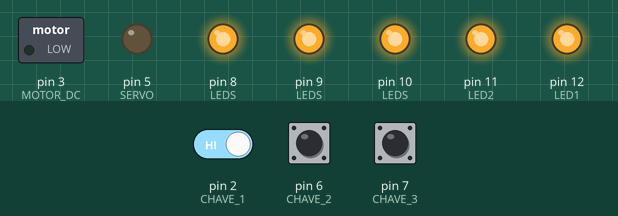
Simulated run of this sketch. Board: Arduino Uno, built with avr-gcc and run on an emulated ATmega328P. Parts: switched loads named in the sketch (green lamp = pin HIGH), output pins drawn as LEDs (lit = HIGH). Inputs (shaded band) come from the test bench; at power-on: pin 2 (CHAVE_1) HIGH, pin 6 (CHAVE_2) HIGH, pin 7 (CHAVE_3) HIGH.

Above: at 1.2 s.
1.3 s: pin 2 (CHAVE_1) driven LOW
At 2.5 s:
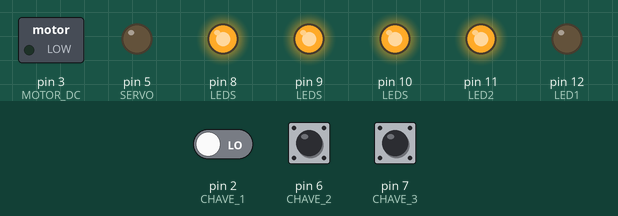
2.8 s: pin 6 (CHAVE_2) pulled LOW for 0.15 s
At 2.9 s:
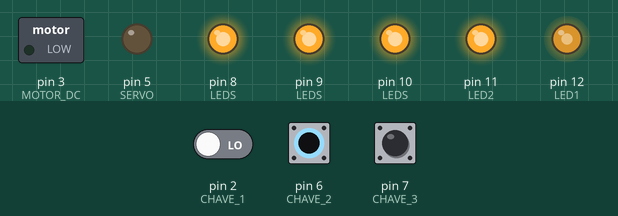
4.5 s: pin 7 (CHAVE_3) pulled LOW for 0.15 s
At 4.57 s:
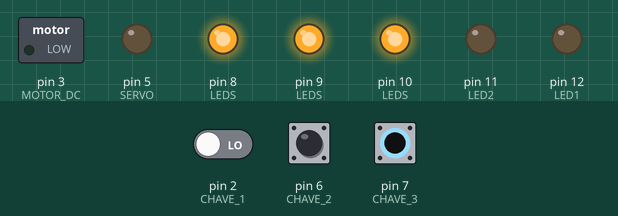
6.1 s: pin 6 (CHAVE_2) pulled LOW for 1 s
At 8.3 s:
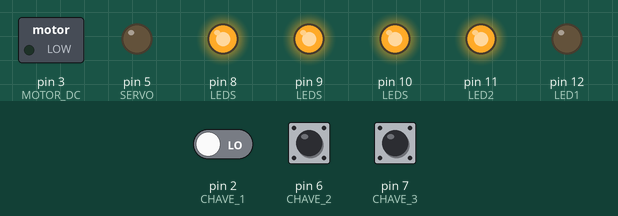
8.6 s: pin 6 (CHAVE_2) pulled LOW for 3.2 s
At 9.5 s:
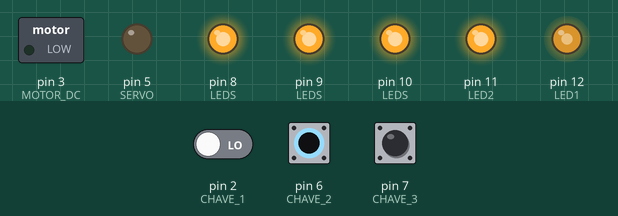
13.3 s: pin 7 (CHAVE_3) pulled LOW for 3.2 s
At 14.0 s:
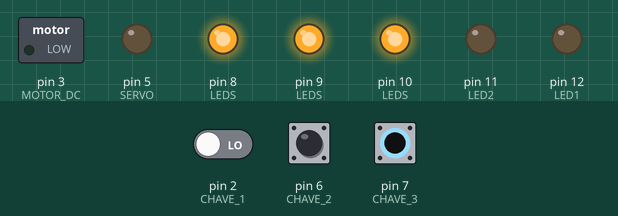
Timing chart, 0 to 18.0 s (numbered marks = the images above; inputs shaded):
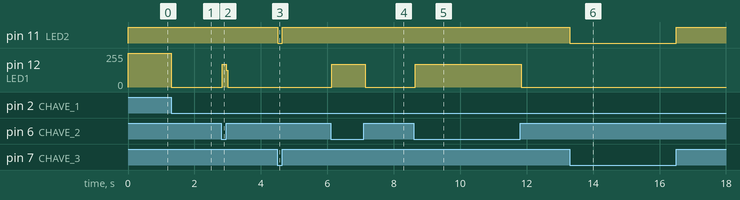

The sketch:

programa05.ino
```cpp
/*
  Programa criado para testar nosso hardware - 2020 - 2
*/

//Constantes do programa - mapa de I/O's
const byte SERVO = 5;
const byte MOTOR_DC = 3;
const byte POTENCIOMETRO = 0;
const byte LDR = 1;
const byte CHAVE_1 = 2;
const byte CHAVE_2 = 6;
const byte CHAVE_3 = 7;
const byte CHAVES[] = {CHAVE_1, CHAVE_2, CHAVE_3};
const byte LED1 = 12;
const byte LED2 = 11;
const byte LED3 = 10;
const byte LED4 = 9;
const byte LED5 = 8;
const byte LEDS[] = {LED1, LED2, LED3, LED4, LED5};
const byte LED_LIGADO = 0;
const byte LED_DESLIGADO = 1;
const byte CHAVE_ACIONADA = 0;
const byte CHAVE_DESACIONADA = 1;

//Função para inicializar o hardware
void inicializar_hardware(){
  pinMode(SERVO, OUTPUT);
  pinMode(MOTOR_DC, OUTPUT);
  for(int i = 0; i < 5; i++){
    pinMode(LEDS[i], OUTPUT);
    digitalWrite(LEDS[i], LED_DESLIGADO);
  }
  for(int i = 0; i < 3; i++)
    pinMode(CHAVES[i], INPUT_PULLUP);
  //Apenas porque estamos utilizando um pullup externo
  pinMode(CHAVE_1, INPUT);
}

void setup() {
  inicializar_hardware();
}

void loop() {
  //CHAVE_1 - Liga LED1
  if(digitalRead(CHAVE_1) == CHAVE_ACIONADA)
    digitalWrite(LED1, LED_LIGADO);
  //CHAVE_2 - Desliga o LED1
  if(digitalRead(CHAVE_2) == CHAVE_ACIONADA)
    digitalWrite(LED1, LED_DESLIGADO);
  //CHAVE_3 - Liga e Desliga o LED2
  if(digitalRead(CHAVE_3) == CHAVE_ACIONADA)
    digitalWrite(LED2, LED_LIGADO);
  else
    digitalWrite(LED2, LED_DESLIGADO);
}
```

Measured:
- after the input at 1.3 s, pin 12 (LED1): 255/255 → 0/255 at once
- after the input at 2.8 s, pin 12 (LED1): 0/255 → 170/255 at once, → 0/255 0.12 s later
- after the input at 4.5 s, pin 11 (LED2): HIGH → LOW at once, → HIGH 0.15 s later
- after the input at 6.1 s, pin 12 (LED1): 0/255 → 170/255 at once, → 0/255 1.0 s later
- after the input at 8.6 s, pin 12 (LED1): 0/255 → 170/255 at once, → 0/255 3.2 s later
- after the input at 13.3 s, pin 11 (LED2): HIGH → LOW at once, → HIGH 3.2 s later
